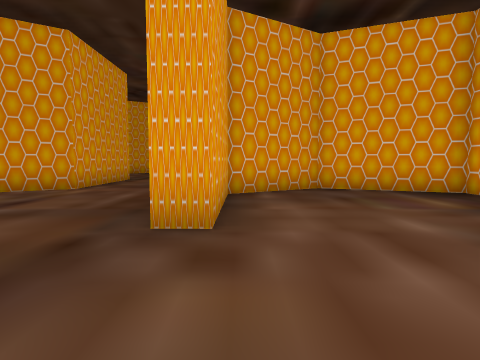
View 1 (above)

16 first-person views from a walk through a 3-D level made in the Unity game engine. The camera is 1.5 m above the floor, tilts 4° down and sees 80° across. The floor is counted in squares, 2 m on a side. Each view is taken from the middle of a square. On the plan, view 1 faces up. The plan holds only what a view shows up to about 10 squares ahead; the rest is blank. The place goes on beyond the plan. The player is left out. Some animated figures are left out.

View 2
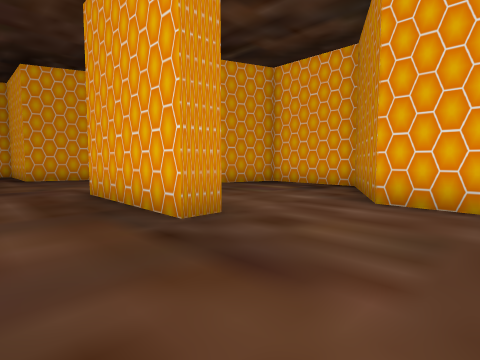

View 3
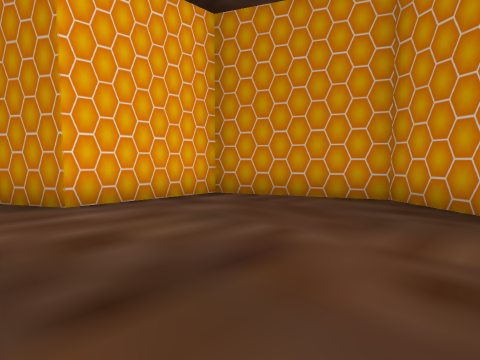

View 4
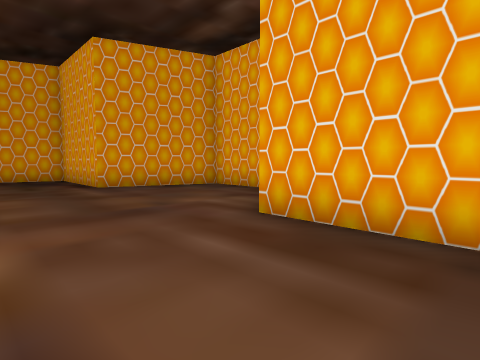

View 5
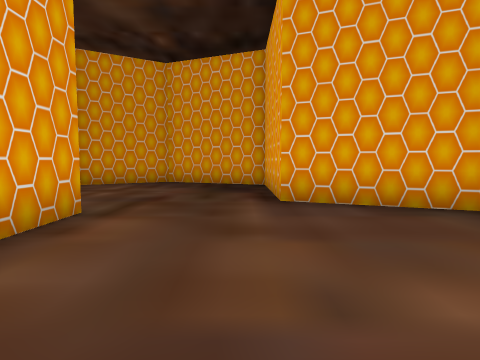

View 6
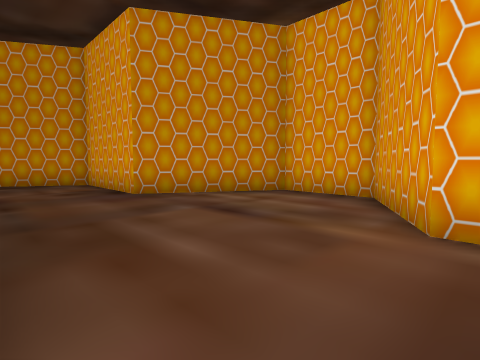

View 7
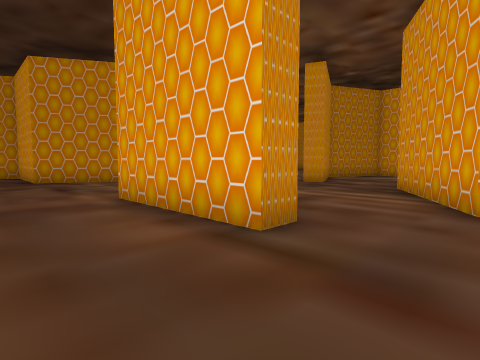

View 8
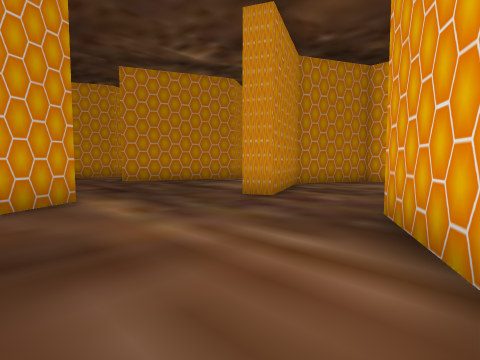

View 9
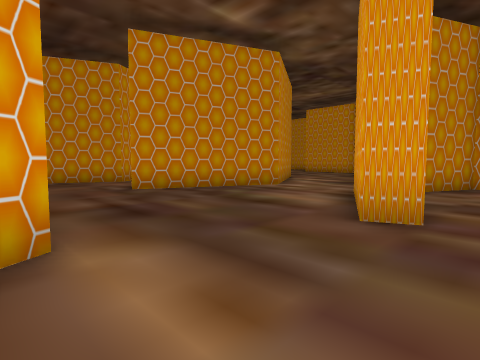

View 10
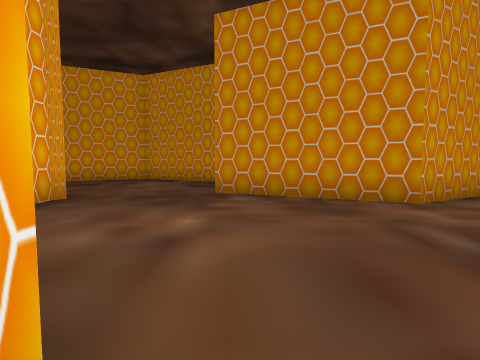

View 11
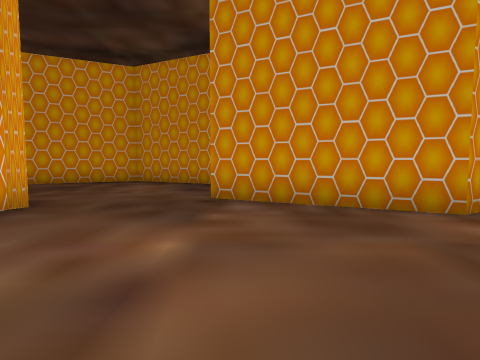

View 12
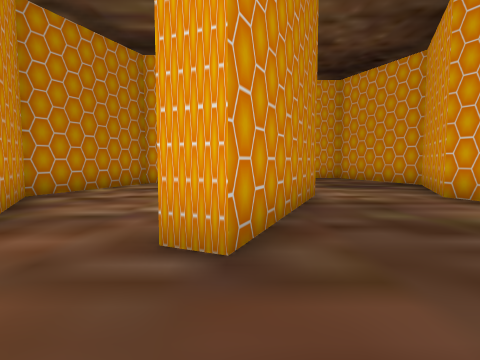

View 13
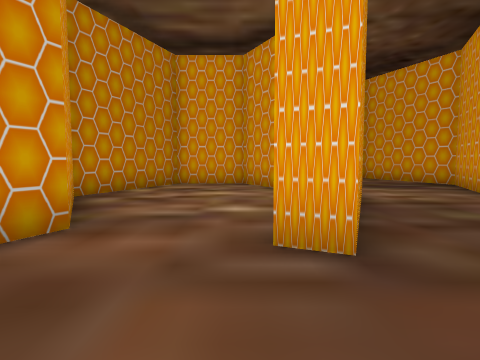

View 14
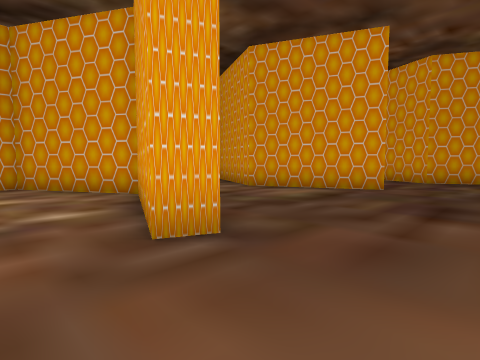

View 15
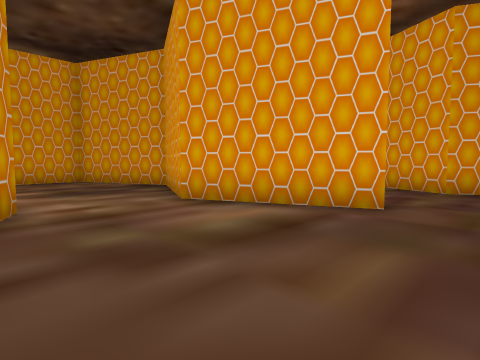

View 16
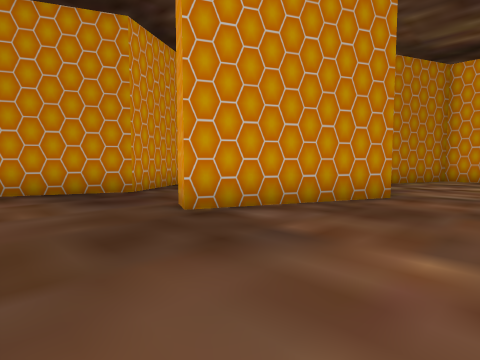

### Floor plan
Ten units are one square. View 1 is at (0, 0); x grows to the right and y downward. Boxes are objects, and circles mark ways between rooms. Rooms are numbered by the first view taken in them; rooms with no view inside come last. Other rooms are left out.
<svg viewBox="-191 -173 247 248">
<path fill="none" stroke="#000" d="M-38 -19 -38 12 -12 28 21 13 21 -18 51 -35 51 -64 21 -76 -3 -63 -3 -31 -10 -31M-50 -111 -43 -111 -43 -74 -69 -59 -69 -37 -38 -19M19 -91 19 -110 -12 -122 -12 -156 -45 -168 -68 -155M-10 -31 -9 -67M-111 9 -74 26 -77 33M-75 -63 -63 -70M-152 -30 -141 -36 -102 -19 -105 -13 -120 -20M-108 -82 -105 -76 -137 -61 -166 -75 -186 -66M-45 18 -45 8M-91 62 -79 55 -46 70M-68 -126 -102 -106 -118 -113M-41 70 -22 62M-120 -20 -140 -29 -171 -11 -171 10 -138 24 -111 9"/>
<circle cx="-25" cy="-25" r="3" fill="#2a7"/>
<circle cx="-60" cy="-120" r="3" fill="#2a7"/>
<circle cx="-115" cy="-5" r="3" fill="#2a7"/>
<text x="0" y="-20">1</text>
<text x="-30" y="-100">2</text>
<text x="-100" y="-30">3</text>
<text x="-140" y="0">4</text>
</svg>
Room 1 opens to room 2. Room 2 opens to room 3. Room 3 opens to room 4.

Where each view was taken, in squares from view 1:
view 1: 0 up, 0 right, facing up
view 2: 0 up, 3 left, facing up-right
view 3: 3 up, 3 left, facing down-right
view 4: 4 up, 4 left, facing up-right
view 5: 7 up, 2 left, facing up
view 6: 8 up, 1 left, facing down-left
view 7: 13 up, 2 left, facing down-left
view 8: 12 up, 6 left, facing down-left
view 9: 9 up, 7 left, facing down-left
view 10: 4 up, 8 left, facing down
view 11: 3 up, 8 left, facing down
view 12: 2 up, 8 left, facing left
view 13: 1 up, 8 left, facing left
view 14: 0 up, 8 left, facing up-left
view 15: 3 up, 9 left, facing up-left
view 16: 1 up, 5 left, facing down-left
